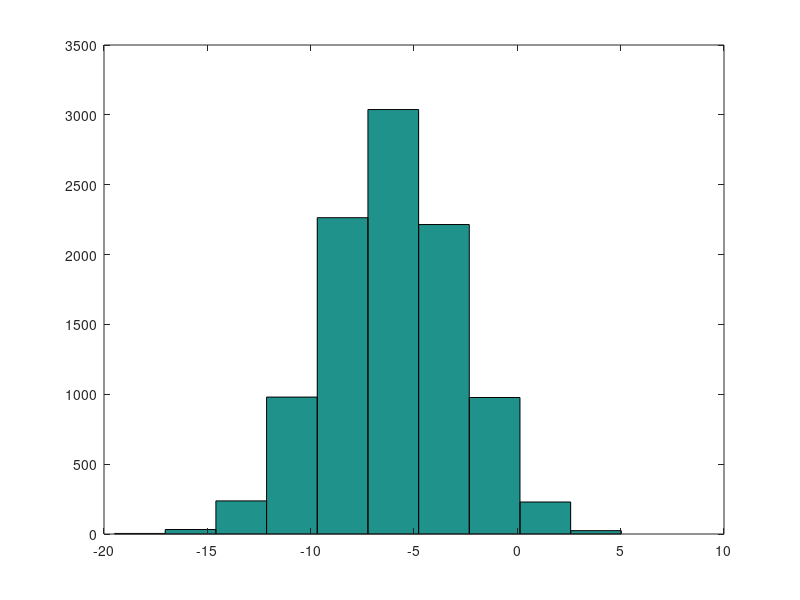

Recreate this plot in MATLAB. (Note: this script raises an error after producing the figure.)
%%%%%%%%%%%%%%%%%%%%%%%
%% CS229, Autumn 2015-16
%% Matlab Review Session
%%%%%%%%%%%%%%%%%%%%%%%
clc, clear all, close all
% clear console, clear all variables, close all plot windows

%%%%%%%%%%%%%%%%%%%%%%
%% Basic operations %%
5+6
3-2
5*8
1/2
2^6
1 == 2  % false (0)
1 ~= 2  % true (1).  note, not "!="
1 && 0  % Any non-zero number is considered as "true"
1 || 0
xor(1,0)
i, j, 1i, 1j % complex imaginary unit  - i and j can be overwritten as variables
pi % pi number with high precision

%% variable assignment
a = 3 % semicolon suppresses output
b = 'hello', b(1) % Store character string
c = 3>=1 % Store the result of comparison (true or 1)

%% Displaying them:
disp(sprintf('2 decimals: %0.2f', pi)) % display number with 2 decimals
fprintf('6 decimals: %0.6f\n', pi) % display number with 6 decimals
format long % Long format with many decimals
pi
format short % Short formal with less decimals
pi

who
whos

clear
who

%% Documentation
help xor
doc xor

clc
%%%%%%%%%%%%%%%%%%%%%%%%%%%
%%  Vectors and matrices %%
v = [1 2 3]
v'             % conjugate transpose
v.'            % transpose
v = 1:0.1:2  % from 1 to 2, with stepsize of 0.1. Useful for plot axes
v = 1:6        % from 1 to 6, assumes stepsize of 1
v = linspace(1,6,6)
A = [1 2; 3 4; 5 6]

w = 2*ones(2,3)  % same as C = [2 2 2; 2 2 2]
w = ones(1,3)    % 1x3 vector of ones
w = zeros(1,3)
w = rand(1,3)    % 1x3 vector drawn from a uniform distribution on [0,1] 
w = randn(1,3)   % 1x3 vector drawn from a normal distribution (mean=0, var=1)
w = -6 + sqrt(10)*(randn(1,10000));  % (mean = 1, var = 2)
hist(w)
e = [];       % empty vector
isempty(e)
I = eye(4)    % 4x4 identity matrix
I = diag(ones(4,1))
diag(I)

clc, close all
%%%%%%%%%%%%%%%%%%%%%%%%%%%%%%%%%%%%%%
%% Vectors and matrices- dimensions %%
sz = size(A)
size(A,1)          % number of rows
size(A,2)          % number of cols
length(A)          % size of the longest dimension
numel(A)	       % number of elements

%% submatrix access
A(3, 2)         % (row, column), 1-based
A(2, :)			% get second row
A(:, 2)			% get second column
A(1, end)       % first row, last element
A(end, :)		% last row
A(2:end,:)		% get all but first row
A([1 3],:)      % first and third rows
A(:)			% returns all the elements of A as column

A(:,2) = [10 11 12]'  % change second column
[A, [100; 101; 102]] % append column vec
[ones(size(A,1),1),  A]  % e.g bias term in linear regression

clc
%%%%%%%%%%%%%%%%%%%%%%%
%% Matrix operations %%
B = [0 1; 1 0; 1 1] % same dims as A
C = [5 6; 7 8] % same dims as A
A * C % matrix multiplication
A .* B % element-wise multiplcation
% A .* C  or A * B gives error - wrong dimensions
A .^ 2 % elementwise power
C ^ 2 % matrix power
1 ./ A % elementwise division

A / B  % multiplication by pseudo-inverse of B, matrices must be compatible
A \ B  % multiplication by pseudo-inverse of A, matrices must be compatible
A & B  % different from A&&B, A and B can be matrices of same dimensions
A | B  % different from A||B, A and B can be matrices of same dimensions

v + ones(1,length(v))
v + 1  % same

clc
%%%%%%%%%%%%%%%%%
%% Cell arrays %%
C = cell(3) % n * n square cell
sz1 = 2; sz2 = 3; sz3 = 5;
cell(sz1, sz2, sz3) % cell of size sz1 * sz2 * sz3

C{1, 2} = [1]

C{1:2}
C(1:2)

clc
%%%%%%%%%%%%%%%%%%%%%%
%% Useful functions %%
log(v)        		% natural logarithm, element-wise operation
exp(v)        		% exponential
abs(v)                  % absolute values
max(v), min(v)     	% returns [value, index]
[val,ind] = max(v)
D = [2 3 4];
find(D > 2)        	% Find all non-zero elements
sum(A, 1) 		% sum columns (default)
sum(A, 2)		% sum rows
sum(A(:))               % sum all elements of A
sum(sum(A))             % same
inv(A(1:2,1:2))		% inverse
pinv(A)                 % pseudoinverse, inv(A’*A)*A’
reshape(A, [2 3])
tic % starts stopwatch
toc % stop stopwatch and returns time elapsed since last "tic"
% WARNING: don’t overwrite function names.

clc
%%%%%%%%%%%%%%%%%%
%% Control Flow %%
summation = 0;
for i = 1 : 100
   i
   summation = summation + i;
   if (i == 99) 
       break;
   elseif(i == 98)
       continue;
   else
       continue;
   end
end
summation
sum(1 : 99)
% Same as sum(1 : 99)

A = 1 : 100;
i = 1;
summation = 0;
while (i <= numel(A))
    summation = summation + A(i);
    i = i + 1;
end
summation
sum(A)
% Same as sum(1 : 100)

% Prefer Matrix operation over for-loop
% www.quora.com/What-are-good-ways-to-write-matlab-code-in-matrix-way

clc, clear all
%%%%%%%%%%%%%%%%%%
%% loading data %%
load q1y.dat
load q1x.dat
who
whos

[th,ll] = logistic_grad_ascent(q1x,q1y);
plot(ll)

clear q1y  % clear w/ no argt clears all
v = q1x(1:10);
save hello v;   % save variable v into file hello.mat
save hello.txt v -ascii; % save as ascii
% fopen, fprintf, fscanf also work
% ls  %% cd, pwd  & other unix commands work in matlab; to access shell,
% preface with "!" 

%%%%%%%%%%%%%%
%% Plotting %%
close all; clear all; clc;
A = 1 : 100;
B = rand(1, 100);
C = rand(1, 100);
figure(); % Open figure window
plot(A, B, 'b-o','linewidth', 1.5); % Plot B(A) with drawing options
hold on; % This prevents the second plot() call from erasing the first curve
plot(A, C, 'm-*','linewidth', 1.5); % Plot C(A) with drawing options
xlabel('myXAxis'); ylabel('myYAxis'); % X- and Y-axis labels
legend('myA', 'myB'); % legend names
title('myPlot'); % Title name for figure (on top)
saveas(gcf, 'myPlot', 'epsc'); % Save figure as .eps

%%%%%%%%%%%%%%%%%%%%%%%%
%% Plotting - subplot %%
close all; clear all; clc;
A = 1 : 100;
B = rand(1, 100);
C = rand(1, 100);
figure(); % Open figure window
subplot(2, 1, 1); % In 2x1 subplots, draw in 1st plot
plot(A, B, 'b-o','linewidth', 1.5); % Plot B(A) with drawing options
xlabel('myXAxis'); ylabel('myYAxis'); % X- and Y-axis labels
legend('myA'); % legend
subplot(2, 1, 2);% In 2x1 subplots, draw in 2nd plot
plot(A, C, 'm-*','linewidth', 1.5); % Plot C(A) with drawing options
xlabel('myXAxis'); ylabel('myYAxis'); % X- and Y-axis labels
legend('myB'); % legend names
saveas(gcf, 'myPlot', 'epsc'); % Save figure as .eps

%%%%%%%%%%%%%%%%%%%%%%%%%%%%%%
%% Other plotting functions %%
% plot() - plot 2-D line data
% plot3() - plot 3-D line data			
% scatter() - plot 2-D data as scattered data points			
% scatter3() - plot 3-D data as scattered data points
% loglog() - plot 2-D line data with log-scaled X and Y axis
% semilogx() - plot 2-D line data with log-scaled X axis
% semilogy() - plot 2-D line data with log-scaled Y axis
% histogram() - aggregate data as histogram
doc plot % More info on plot options

close all; clc;
%%%%%%%%%%%%%%
%% Data input and output
save('myWorkspace')     % save the whole workspace
save('myA', 'A') 		% save the specified variable
load('myWorkspace')	
load('myA')

% csvread()  	% read a comma-separated value file into a matrix
% dlmread()  	% read an ASCII-delimited numeric data file into a matrix
% textscan() 	% manual input processing	

% csvwrite()	  % write numeric data in a matrix into file as comma-separated values
% dlmwrite() 	  % write numeric data in a matrix to an ASCII format file
% fprintf()	  % manual output processing
% saveas(gcf, 'myPlot', 'epsc')

% fprintf()  
fprintf('I scored %d in %s!\n', 100, 'CS 229')
disp(sprintf('I scored %d in %s!\n', 100, 'CS 229'))

clc
%%%%%%%%%%%%%%%%%%%%%%%%%%%%%
%% Reshape and replication %%
A = magic(3)
A = [A [0;1;2]] % Adds a column [0;1;2]
reshape(A,[4 3]) % Reshape A as a 4x3 matrix
A = reshape(A,[2 6]) % Reshape A as a 2x6 matrix
v = [100;0]
bsxfun(@plus, A, v) % Adds v to each column of A
help bsxfun
